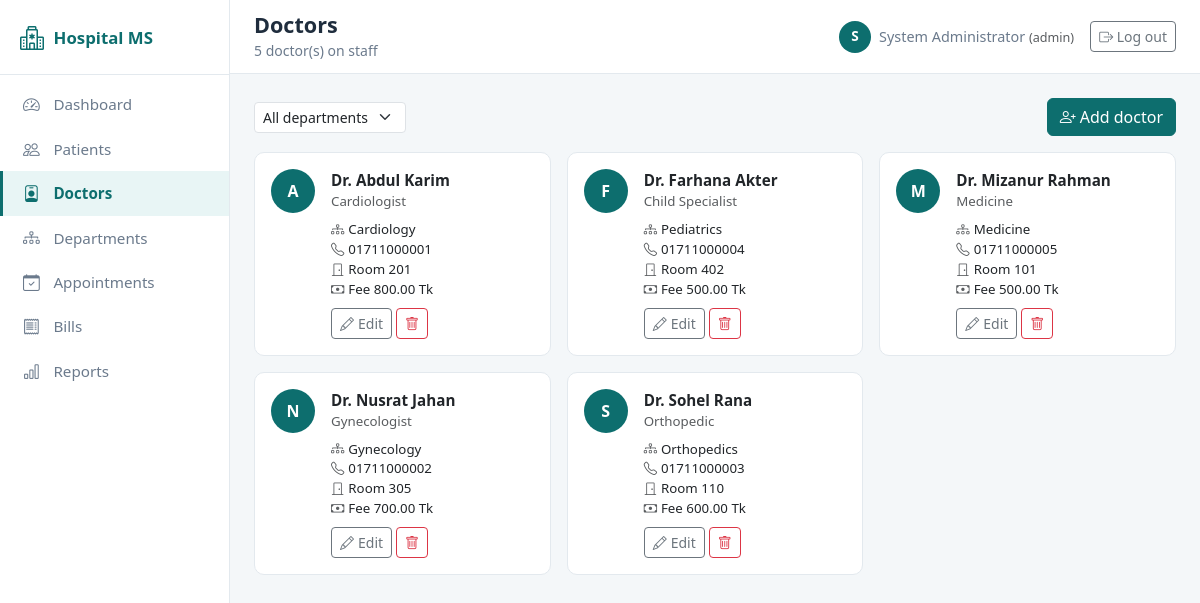
Page /doctors/index.php (signed in) on the committed database.
### tables this page shows
CREATE TABLE doctors (
    doctor_id      INT AUTO_INCREMENT PRIMARY KEY,
    name           VARCHAR(100) NOT NULL,
    specialization VARCHAR(100) NOT NULL,
    phone          VARCHAR(20)  NOT NULL,
    room_number    VARCHAR(10)  DEFAULT NULL,
    fee            DECIMAL(8,2) NOT NULL DEFAULT 500.00,
    dept_id        INT DEFAULT NULL,
    CONSTRAINT fk_doctor_dept FOREIGN KEY (dept_id)
        REFERENCES departments(dept_id)
        ON DELETE SET NULL ON UPDATE CASCADE
);

CREATE TABLE departments (
    dept_id     INT AUTO_INCREMENT PRIMARY KEY,
    name        VARCHAR(100) NOT NULL UNIQUE,
    description VARCHAR(200) DEFAULT NULL
);

### includes/auth.php (called while the page is built, shortened)
<?php
require_once __DIR__ . "/../config/database.php";
require_once __DIR__ . "/functions.php";
function is_admin()
{
    return $_SESSION["role"] == "admin";
}
?>

### includes/functions.php (called while the page is built, shortened)
<?php
function e($text)
{
    return htmlspecialchars($text ?? "", ENT_QUOTES, "UTF-8");
}
function fetch_all($conn, $sql, $params = [], $types = "")
{
    $stmt = mysqli_prepare($conn, $sql);
    mysqli_stmt_execute($stmt);
    $result = mysqli_stmt_get_result($stmt);
    $rows = [];
    while ($row = mysqli_fetch_assoc($result)) {
        $rows[] = $row;
    }
    return $rows;
}
function money($amount)
{
    return number_format((float) $amount, 2) . " Tk";
}
?>

### doctors/index.php (the view, shortened to what this page needs)
<?php
require_once __DIR__ . "/../includes/auth.php";
$sql = "SELECT d.*, dp.name AS dept_name
        FROM doctors d
        LEFT JOIN departments dp ON dp.dept_id = d.dept_id";
$params = [];
$sql .= " ORDER BY d.name";
$doctors = fetch_all($conn, $sql, $params);
require_once __DIR__ . "/../includes/header.php";
?>
<div class="d-flex flex-wrap justify-content-between align-items-center gap-2 mb-3">
  <form method="get" class="d-flex gap-2">
    <select name="dept" class="form-select form-select-sm" onchange="this.form.submit()">
      <option value="0">All departments</option>
    </select>
  </form>
  <?php if (is_admin()) { ?>
  <a href="add.php" class="btn btn-primary"><i class="bi bi-person-plus me-1"></i>Add doctor</a>
  <?php } ?>
</div>
<div class="row g-3">
  <?php if ($doctors) { foreach ($doctors as $d) { ?>
  <div class="col-md-6 col-xl-4">
    <div class="card h-100">
      <div class="card-body d-flex gap-3">
        <div class="hms-avatar" style="width:44px;height:44px;font-size:1rem;flex-shrink:0;">
          <?php echo e(strtoupper(substr($d["name"], 0, 1))); ?>
        </div>
        <div class="min-w-0 flex-grow-1">
          <div class="fw-semibold">Dr. <?php echo e($d["name"]); ?></div>
          <div class="text-muted small mb-2"><?php echo e($d["specialization"]); ?></div>
          <div class="small"><i class="bi bi-diagram-3 text-muted me-1"></i><?php echo $d["dept_name"] ? e($d["dept_name"]) : "-"; ?></div>
          <div class="small"><i class="bi bi-telephone text-muted me-1"></i><?php echo e($d["phone"]); ?></div>
          <div class="small"><i class="bi bi-door-closed text-muted me-1"></i>Room <?php echo $d["room_number"] ? e($d["room_number"]) : "-"; ?></div>
          <div class="small"><i class="bi bi-cash text-muted me-1"></i>Fee <?php echo money($d["fee"]); ?></div>
          <?php if (is_admin()) { ?>
          <div class="mt-2">
            <a href="edit.php?id=<?php echo $d["doctor_id"]; ?>" class="btn btn-sm btn-outline-secondary">
              <i class="bi bi-pencil me-1"></i>Edit
            </a>
            <form method="post" action="delete.php" class="d-inline"
                  onsubmit="return confirm('Delete this doctor with all their appointments?');">
              <button type="submit" class="btn btn-sm btn-outline-danger"><i class="bi bi-trash"></i></button>
            </form>
          </div>
          <?php } ?>
        </div>
      </div>
    </div>
  </div>
  <?php } } ?>
</div>
<?php require_once __DIR__ . "/../includes/footer.php"; ?>

### assets/css/style.css (style rules this page uses)
:root { --hms-primary: #0d6e6e; --hms-primary-dark: #0a5757; --hms-accent: #e8f5f5; --hms-ink: #1f2d3d; --hms-muted: #6b7a8c; --hms-bg: #f4f7f9; --hms-border: #e3e9ee; }
body { background: var(--hms-bg); color: var(--hms-ink); font-size: 0.95rem; }
.hms-avatar { width: 32px; height: 32px; border-radius: 50%; background: var(--hms-primary); color: #fff; display: grid; place-items: center; font-weight: 600; font-size: 0.85rem; }
.card { border: 1px solid var(--hms-border); border-radius: 10px; }
.btn-primary { background: var(--hms-primary); border-color: var(--hms-primary); }

### rows in the picture
doctors: name "A", name "Abdul Karim", specialization "Cardiologist", dept.name "Cardiology", phone "01711000001", room_number "201", fee "800.00 Tk"
doctors: name "F", name "Farhana Akter", specialization "Child Specialist", dept.name "Pediatrics", phone "01711000004", room_number "402", fee "500.00 Tk"
doctors: name "M", name "Mizanur Rahman", specialization "Medicine", dept.name "Medicine", phone "01711000005", room_number "101", fee "500.00 Tk"
doctors: name "N", name "Nusrat Jahan", specialization "Gynecologist", dept.name "Gynecology", phone "01711000002", room_number "305", fee "700.00 Tk"
doctors: name "S", name "Sohel Rana", specialization "Orthopedic", dept.name "Orthopedics", phone "01711000003", room_number "110", fee "600.00 Tk"

### other values in the picture
$page_heading "Doctors"
$page_subheading "5 doctor(s) on staff"
substr($current_user["full_name"], 0, 1) "S"
$current_user["full_name"] "System Administrator"
$current_user["role"] "admin"
